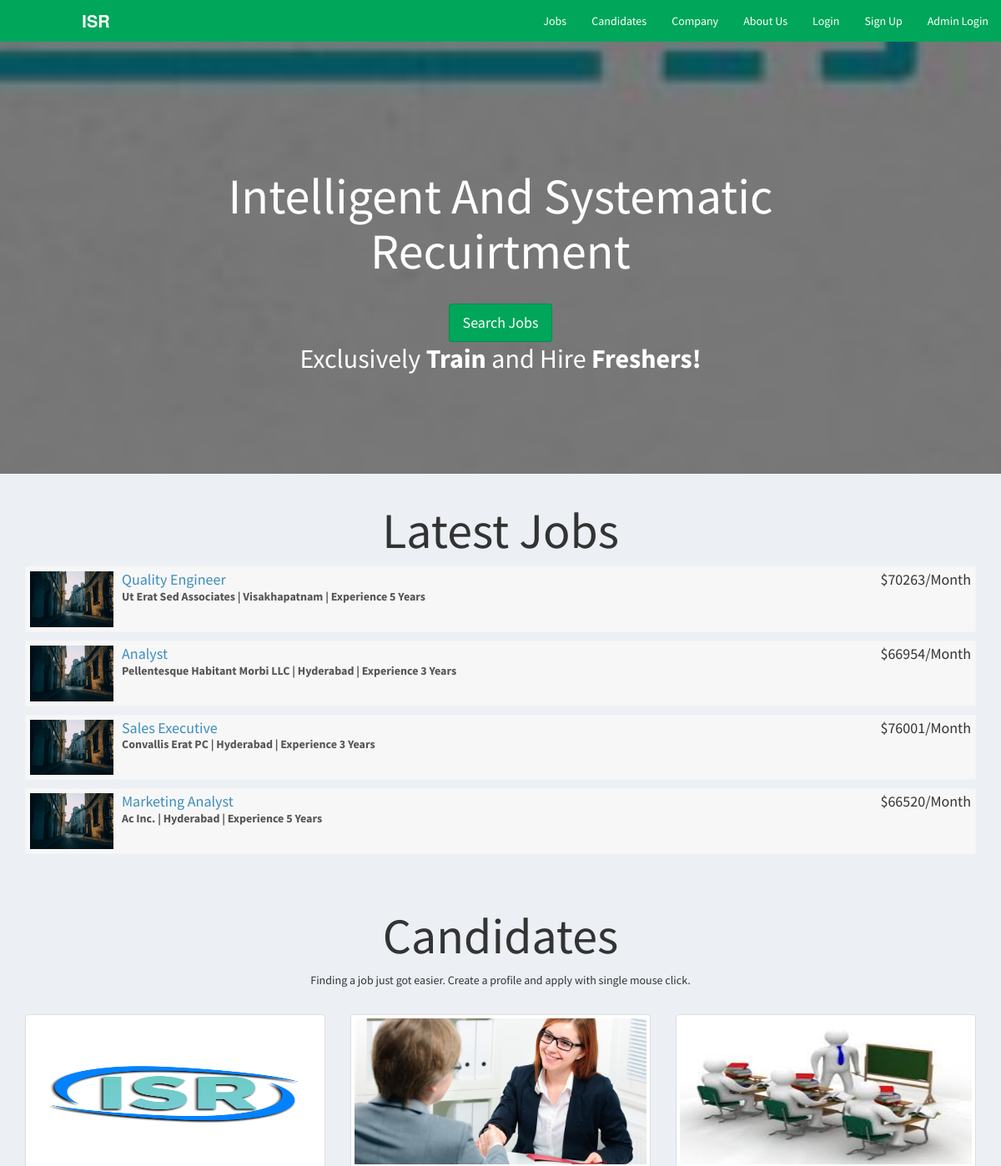
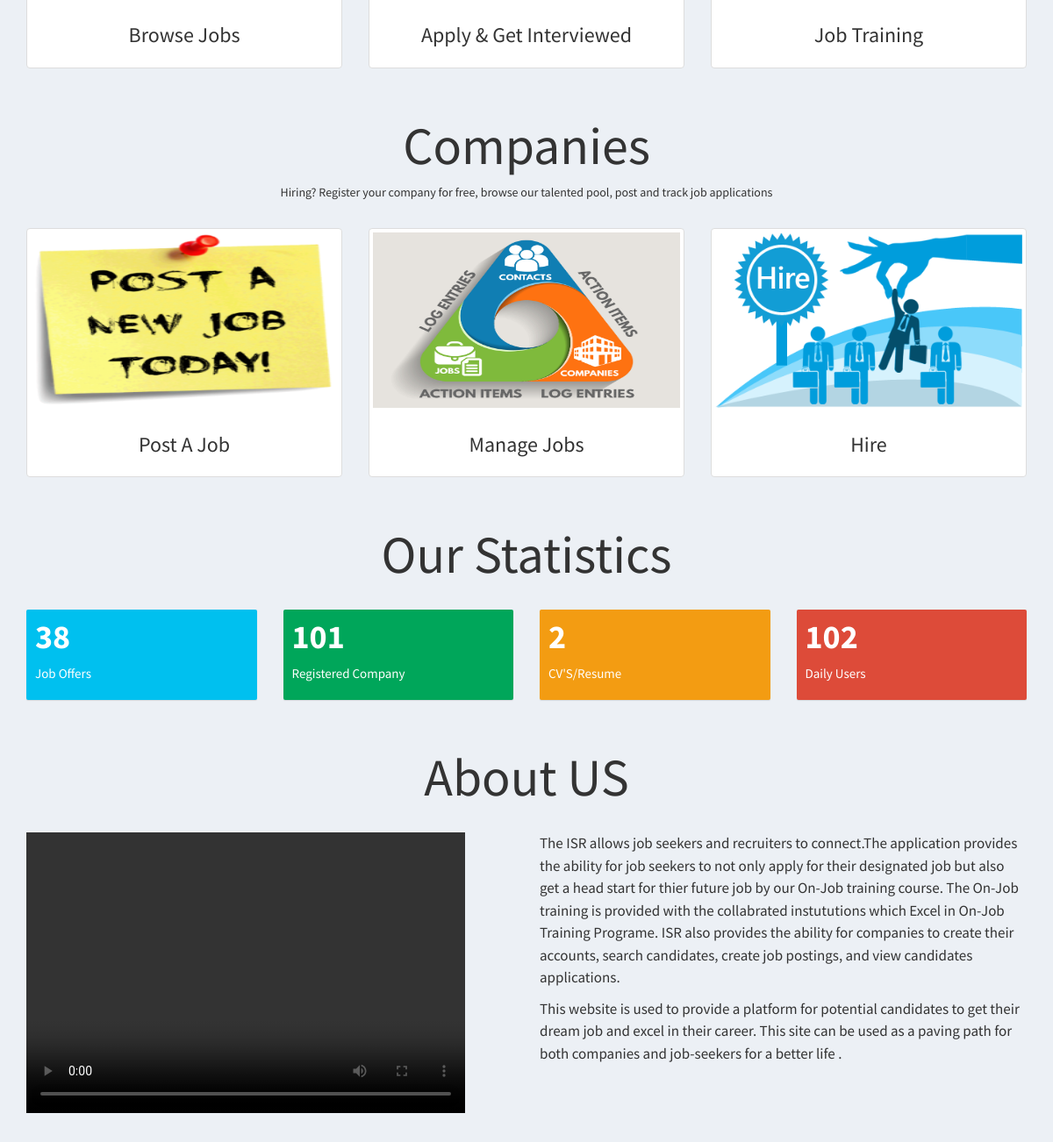
The page / on the database its author committed (2 pictures, top to bottom).
### tables this page shows
CREATE TABLE `company` (
  `id_company` int(11) NOT NULL,
  `name` varchar(255) NOT NULL,
  `companyname` varchar(255) NOT NULL,
  `country` varchar(255) NOT NULL,
  `state` varchar(255) NOT NULL,
  `city` varchar(255) NOT NULL,
  `contactno` varchar(255) NOT NULL,
  `website` varchar(255) NOT NULL,
  `email` varchar(255) NOT NULL,
  `password` varchar(255) NOT NULL,
  `aboutme` varchar(255) DEFAULT NULL,
  `logo` varchar(255) NOT NULL,
  `createdAt` timestamp NOT NULL DEFAULT current_timestamp(),
  `active` int(11) NOT NULL DEFAULT 2
);

CREATE TABLE `job_post` (
  `id_jobpost` int(11) NOT NULL,
  `id_company` int(11) NOT NULL,
  `jobtitle` varchar(255) NOT NULL,
  `description` text NOT NULL,
  `minimumsalary` varchar(255) NOT NULL,
  `maximumsalary` varchar(255) NOT NULL,
  `experience` varchar(255) NOT NULL,
  `qualification` varchar(255) NOT NULL,
  `createdat` timestamp NOT NULL DEFAULT current_timestamp()
);

### index.php (the view, shortened to what this page needs)
<?php
require_once("db.php");
?>
<!DOCTYPE html>
<html>
<head>
  <link rel="stylesheet" href="https://cdnjs.cloudflare.com/ajax/libs/twitter-bootstrap/3.3.7/css/bootstrap.min.css">
  <link rel="stylesheet" href="https://cdnjs.cloudflare.com/ajax/libs/font-awesome/4.7.0/css/font-awesome.min.css">
  <link rel="stylesheet" href="https://cdnjs.cloudflare.com/ajax/libs/ionicons/2.0.1/css/ionicons.min.css">
  <link rel="stylesheet" href="css/AdminLTE.min.css">
  <link rel="stylesheet" href="css/_all-skins.min.css">
  <link rel="stylesheet" href="css/custom.css">
</head>
<body class="hold-transition skin-green sidebar-mini">
<div class="wrapper">
  <header class="main-header">
    <a href="index.php" class="logo logo-bg">
      <span class="logo-lg"><b>I</b><b>S</b><b>R</b>
	  </span>
    </a>
    <nav class="navbar navbar-static-top">
      <div class="navbar-custom-menu">
        <ul class="nav navbar-nav">
          <li>
            <a href="jobs.php">Jobs</a>
          </li>
          <li>
            <a href="#candidates">Candidates</a>
          </li>
          <li>
            <a href="#company">Company</a>
          </li>
          <li>
            <a href="#about">About Us</a>
          </li>
          <?php if(empty($_SESSION['id_user']) && empty($_SESSION['id_company'])) { ?>
          <li>
            <a href="login.php">Login</a>
          </li>
          <li>
            <a href="sign-up.php">Sign Up</a>
          </li>
          <li>
            <a href="admin/index.php">Admin Login</a>
          </li>
          <?php } ?>
        </ul>
      </div>
    </nav>
  </header>
  <div class="content-wrapper" style="margin-left: 0px;">
    <section class="content-header bg-main">
      <div class="container">
        <div class="row">
          <div class="col-md-12 text-center index-head">
            <h1>Intelligent And Systematic Recuirtment</h1>
            <p><a class="btn btn-success btn-lg" href="jobs.php" role="button">Search Jobs</a></p>
			<p>Exclusively <strong>Train</strong> and Hire <strong>Freshers!</strong></p>
          </div>
        </div>
      </div>
    </section>
    <section class="content-header">
      <div class="container">
        <div class="row">
          <div class="col-md-12 latest-job margin-bottom-20">
            <h1 class="text-center">Latest Jobs</h1>
            <?php
          $sql = "SELECT * FROM job_post Order By Rand() Limit 4";
          $result = $conn->query($sql);
          if($result->num_rows > 0) {
            while($row = $result->fetch_assoc())
            {
              $sql1 = "SELECT * FROM company WHERE id_company='$row[id_company]'";
              $result1 = $conn->query($sql1);
              if($result1->num_rows > 0) {
                while($row1 = $result1->fetch_assoc())
                {
             ?>
            <div class="attachment-block clearfix">
              <img class="attachment-img" src="img/photo1.png" alt="Attachment Image">
              <div class="attachment-pushed">
                <h4 class="attachment-heading"><a href="view-job-post.php?id=<?php echo $row['id_jobpost']; ?>"><?php echo $row['jobtitle']; ?></a> <span class="attachment-heading pull-right">$<?php echo $row['maximumsalary']; ?>/Month</span></h4>
                <div class="attachment-text">
                    <div><strong><?php echo $row1['companyname']; ?> | <?php echo $row1['city']; ?> | Experience <?php echo $row['experience']; ?> Years</strong></div>
                </div>
              </div>
            </div>
          <?php
              }
            }
            }
          }
          ?>
          </div>
        </div>
      </div>
    </section>
    <section id="candidates" class="content-header">
      <div class="container">
        <div class="row">
          <div class="col-md-12 text-center latest-job margin-bottom-20">
            <h1>Candidates</h1>
            <p>Finding a job just got easier. Create a profile and apply with single mouse click.</p>
          </div>
        </div>
        <div class="row">
          <div class="col-sm-4 col-md-4">
            <div class="thumbnail candidate-img">
              <img src="img/isr.png" alt="Browse Jobs">
              <div class="caption">
                <h3 class="text-center">Browse Jobs</h3>
              </div>
            </div>
          </div>
          <div class="col-sm-4 col-md-4">
            <div class="thumbnail candidate-img">
              <img src="img/interviewed.jpeg" alt="Apply & Get Interviewed">
              <div class="caption">
                <h3 class="text-center">Apply & Get Interviewed</h3>
              </div>
            </div>
          </div>
          <div class="col-sm-4 col-md-4">
            <div class="thumbnail candidate-img">
              <img src="img/1g.jpg" alt="Start A Career">
              <div class="caption">
                <h3 class="text-center">Job Training</h3>
              </div>
            </div>
          </div>
        </div>
      </div>
    </section>
    <section id="company" class="content-header">
      <div class="container">
        <div class="row">
          <div class="col-md-12 text-center latest-job margin-bottom-20">
            <h1>Companies</h1>
            <p>Hiring? Register your company for free, browse our talented pool, post and track job applications</p>
          </div>
        </div>
        <div class="row">
          <div class="col-sm-4 col-md-4">
            <div class="thumbnail company-img">
              <img src="img/postjob.png" alt="Browse Jobs">
              <div class="caption">
                <h3 class="text-center">Post A Job</h3>
              </div>
            </div>
          </div>
          <div class="col-sm-4 col-md-4">
            <div class="thumbnail company-img">
              <img src="img/manage.jpg" alt="Apply & Get Interviewed">
              <div class="caption">
                <h3 class="text-center">Manage Jobs</h3>
              </div>
            </div>
          </div>
          <div class="col-sm-4 col-md-4">
            <div class="thumbnail company-img">
              <img src="img/hire.png" alt="Start A Career">
              <div class="caption">
                <h3 class="text-center">Hire</h3>
              </div>
            </div>
          </div>
        </div>
      </div>
    </section>
    <section id="statistics" class="content-header">
      <div class="container">
        <div class="row">
          <div class="col-md-12 text-center latest-job margin-bottom-20">
            <h1>Our Statistics</h1>
          </div>
        </div>
        <div class="row">
        <div class="col-lg-3 col-xs-6">
          <div class="small-box bg-aqua">
            <div class="inner">
             <?php
                      $sql = "SELECT * FROM job_post";
                      $result = $conn->query($sql);
                      if($result->num_rows > 0) {
                        $totalno = $result->num_rows;
                      } else {
                        $totalno = 0;
                      }
                    ?>
              <h3><?php echo $totalno; ?></h3>
              <p>Job Offers</p>
            </div>
          </div>
        </div>
        <div class="col-lg-3 col-xs-6">
          <div class="small-box bg-green">
            <div class="inner">
                  <?php
                      $sql = "SELECT * FROM company WHERE active='1'";
                      $result = $conn->query($sql);
                      if($result->num_rows > 0) {
                        $totalno = $result->num_rows;
                      } else {
                        $totalno = 0;
                      }
                    ?>
              <h3><?php echo $totalno; ?></h3>
              <p>Registered Company</p>
            </div>
          </div>
        </div>
        <div class="col-lg-3 col-xs-6">
          <div class="small-box bg-yellow">
            <div class="inner">
             <?php
                      $sql = "SELECT * FROM users WHERE resume!=''";
                      $result = $conn->query($sql);
                      if($result->num_rows > 0) {
                        $totalno = $result->num_rows;
                      } else {
                        $totalno = 0;
                      }
                    ?>
              <h3><?php echo $totalno; ?></h3>
              <p>CV'S/Resume</p>
            </div>
          </div>
        </div>
        <div class="col-lg-3 col-xs-6">
          <div class="small-box bg-red">
            <div class="inner">
               <?php
                      $sql = "SELECT * FROM users WHERE active='1'";
                      $result = $conn->query($sql);
                      if($result->num_rows > 0) {
                        $totalno = $result->num_rows;
                      } else {
                        $totalno = 0;
                      }
                    ?>
              <h3><?php echo $totalno; ?></h3>
              <p>Daily Users</p>
            </div>
          </div>
        </div>
      </div>
      </div>
    </section>
    <section id="about" class="content-header">
      <div class="container">
        <div class="row">
          <div class="col-md-12 text-center latest-job margin-bottom-20">
            <h1>About US</h1>
          </div>
        </div>
        <div class="row">
          <div class="col-md-6">
            <video width="500" height="320"controls>
                  <source src="1.mp4" type="video/mp4">
                  </video>
          </div>
          <div class="col-md-6 about-text margin-bottom-20">
            <p>The ISR allows job seekers and recruiters to connect.The application provides the ability for job seekers to not only apply for their designated job but also get a head start for thier future job by our On-Job training course. The On-Job training is provided with the collabrated instututions which Excel in On-Job Training Programe. ISR also provides the ability for companies to create their accounts, search candidates, create job postings, and view candidates applications.
            </p>
            <p>
              This website is used to provide a platform for potential candidates to get their dream job and excel in their career.
              This site can be used as a paving path for both companies and job-seekers for a better life .
            </p>
          </div>
        </div>
      </div>
    </section>
  </div>
</div>
</body>
</html>

### css/custom.css (style rules this page uses)
.bg-main { background: linear-gradient(0deg,rgba(0,0,0,0.5),rgba(0,0,0,0.5)), url(../img/job-search.jpg) no-repeat center center fixed !important; -webkit-background-size: cover; -moz-background-size: cover; -o-background-size: cover; background-size: cover !important; }
.index-head { padding: 10%; color: #fff; line-height: 150%; }
.index-head > h1 { font-size: 60px; }
.logo-bg { background-color: #00A65A !important; }
.index-head > p { font-size: 32px; }
.index-head > p > a { margin-top: 20px; }
.latest-job { line-height: 150%; }
.latest-job > h1 { font-size: 60px; }
.candidate-img > img { width: 350px; height: 175px; }
.company-img > img { width: 350px; height: 200px; }
.about-text > p { font-size: 17px; line-height: 150%; }
.margin-bottom-20 { margin-bottom: 20px; }

### rows shown on the page
job_post: jobtitle "Quality Engineer", maximumsalary "70263", experience "5"
company: companyname "Ut Erat Sed Associates", city "Visakhapatnam"
job_post: jobtitle "Analyst", maximumsalary "66954", experience "3"
company: companyname "Pellentesque Habitant Morbi LLC", city "Hyderabad"
job_post: jobtitle "Sales Executive", maximumsalary "76001", experience "3"
company: companyname "Convallis Erat PC", city "Hyderabad"
job_post: jobtitle "Marketing Analyst", maximumsalary "66520", experience "5"
company: companyname "Ac Inc.", city "Hyderabad"

### other values the page prints
$totalno "38"
$totalno "101"
$totalno "2"
$totalno "102"
